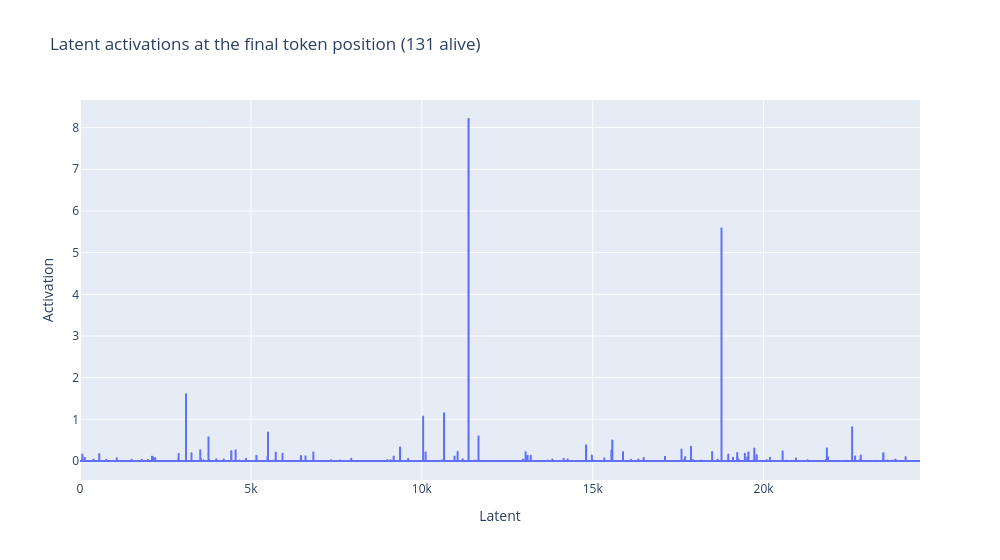

The notebook cell saved with this chart:
### Markdown cell above
### Exercise - find name mover features with max activations

> ```yaml
> Difficulty: 🔴🔴⚪⚪⚪
> Importance: 🔵🔵🔵⚪⚪
> 
> You should spend up to 10-15 minutes on this exercise.
> ```

Now we've established that the model can still solve the task with SAEs substituted, we're ready to start looking for features!

In our first exercise, we'll look for **name mover features** - features which activate on the final token in the prompt, and seem to predict the IO token comes next. Since attention heads in layer 9 are name movers (primarily 9.6 and 9.9), we'll be looking at our layer 9 SAE, i.e. `attn_saes[9]`. You should fill in the cell below to create a plot of latent activations at the final token, averaged over all 4 prompts, and also display the dashboards of the top 3 ranking latents. (If you want some help, you can borrow bits of code from earlier - specifically, the 3rd code cell of the "Running SAEs" section.) Do you find any latents that seem like they might correspond to name mover features?

### Code cell
# YOUR CODE HERE - find name mover latents by using max activations
_, cache = gpt2.run_with_cache_with_saes(
    prompts,
    saes=[attn_saes[9]],
    stop_at_layer=_get_hook_layer(attn_saes[9]) + 1,
)

sae_acts_attn_post = cache[f"{attn_saes[9].cfg.metadata.hook_name}.hook_sae_acts_post"][:, -1].mean(0)

# Plot line chart of latent activations
px.line(
    sae_acts_attn_post.cpu().numpy(),
    title=f"Latent activations at the final token position ({sae_acts_attn_post.nonzero().numel()} alive)",
    labels={"index": "latent", "value": "act"},
    width=1000,
).update_layout(showlegend=False).show()

# Print the top 5 latents, and inspect their dashboards
for act, ind in zip(*sae_acts_attn_post.topk(3)):
    print(f"Latent {ind} had activation {act:.2f}")
    display_dashboard(
        sae_release= "gpt2-small-hook-z-kk",
        sae_id="blocks.9.hook_z",
        latent_idx=int(ind)
    )

### Figure 1 — Plotly figure (JSON) as saved in the notebook; plotly's stock layout.template omitted (floating-point values rounded to 4 significant figures; data arrays with more than 128 entries replaced by an {"elided": "..."} marker saying what was removed)
{"data": [{"hovertemplate": "variable=0<br>Latent=%{x}<br>Activation=%{y}<extra></extra>", "legendgroup": "0", "line": {"color": "#636efa", "dash": "solid"}, "marker": {"symbol": "circle"}, "mode": "lines", "name": "0", "showlegend": true, "type": "scattergl", "x": {"elided": "24576 int values"}, "xaxis": "x", "y": {"elided": "24576 float values"}, "yaxis": "y"}], "layout": {"legend": {"title": {"text": "variable"}, "tracegroupgap": 0}, "showlegend": false, "title": {"text": "Latent activations at the final token position (131 alive)"}, "width": 1000, "xaxis": {"anchor": "y", "domain": [0, 1], "title": {"text": "Latent"}}, "yaxis": {"anchor": "x", "domain": [0, 1], "title": {"text": "Activation"}}}}
